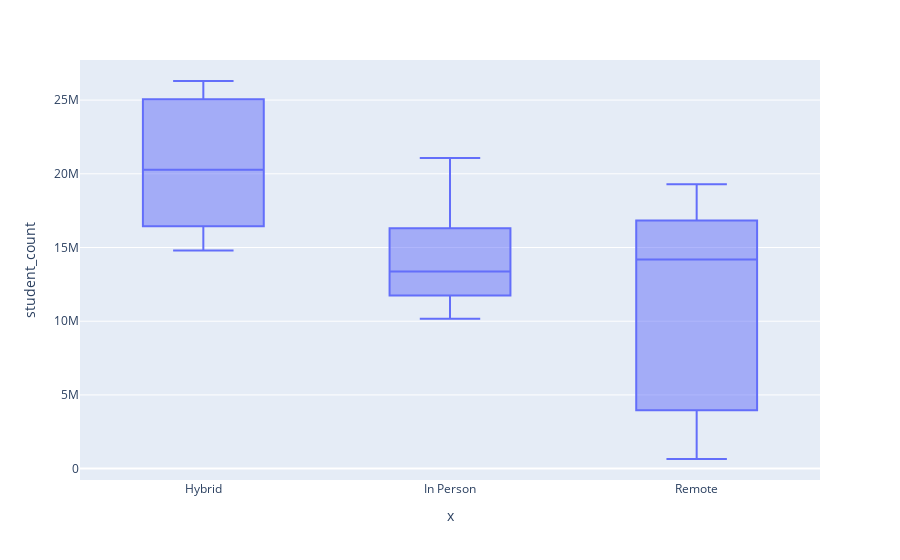

Notebook source saved alongside this figure:
### Markdown cell above
### 5. Boxplot

### Code cell
data5 = ds[['learning_modality', 'week', 'student_count']].groupby(['learning_modality', 'week']).sum()

print(data5)

print(data5.index.get_level_values(0))

fig = px.box(data5, x=data5.index.get_level_values(0), y=data5['student_count'])
fig.show()

### Figure 1 — Plotly figure (JSON) as saved in the notebook; plotly's stock layout.template omitted (floating-point values rounded to 4 significant figures)
{"data": [{"alignmentgroup": "True", "hovertemplate": "x=%{x}<br>student_count=%{y}<extra></extra>", "legendgroup": "", "marker": {"color": "#636efa"}, "name": "", "notched": false, "offsetgroup": "", "orientation": "v", "showlegend": false, "type": "box", "x": ["Hybrid", "Hybrid", "Hybrid", "Hybrid", "Hybrid", "Hybrid", "Hybrid", "Hybrid", "Hybrid", "Hybrid", "Hybrid", "Hybrid", "Hybrid", "Hybrid", "Hybrid", "Hybrid", "Hybrid", "Hybrid", "Hybrid", "Hybrid", "Hybrid", "Hybrid", "Hybrid", "Hybrid", "Hybrid", "Hybrid", "Hybrid", "Hybrid", "Hybrid", "Hybrid", "Hybrid", "Hybrid", "Hybrid", "Hybrid", "Hybrid", "Hybrid", "Hybrid", "Hybrid", "Hybrid", "In Person", "In Person", "In Person", "In Person", "In Person", "In Person", "In Person", "In Person", "In Person", "In Person", "In Person", "In Person", "In Person", "In Person", "In Person", "In Person", "In Person", "In Person", "In Person", "In Person", "In Person", "In Person", "In Person", "In Person", "In Person", "In Person", "In Person", "In Person", "In Person", "In Person", "In Person", "In Person", "In Person", "In Person", "In Person", "In Person", "In Person", "In Person", "In Person", "Remote", "Remote", "Remote", "Remote", "Remote", "Remote", "Remote", "Remote", "Remote", "Remote", "Remote", "Remote", "Remote", "Remote", "Remote", "Remote", "Remote", "Remote", "Remote", "Remote", "Remote", "Remote", "Remote", "Remote", "Remote", "Remote", "Remote", "Remote", "Remote", "Remote", "Remote", "Remote", "Remote", "Remote", "Remote", "Remote", "Remote", "Remote", "Remote"], "x0": " ", "xaxis": "x", "y": [16553798, 18913274, 20267957, 20484469, 21836212, 22243876, 22302927, 23822520, 24887314, 25457568, 25957978, 25786179, 25926381, 25830217, 26295203, 26059393, 25664475, 25320443, 25106056, 24835421, 24510638, 24451696, 14789076, 15245737, 15361476, 15595038, 15579407, 16553672, 17579638, 18154283, 17807569, 17507124, 17411673, 16380110, 16408946, 16561625, 15762376, 15885966, 15710532, 10189531, 10173094, 11099302, 12476953, 12868486, 13374020, 13845573, 13670373, 13987280, 14505136, 15189535, 15964997, 16413045, 17385044, 18476462, 19210171, 19937310, 20473967, 20699609, 20902780, 21062135, 21065032, 11467638, 11358868, 11354396, 11528929, 11763968, 12592679, 12697967, 12573632, 13586266, 13726483, 13448540, 13350079, 11826314, 11821739, 11743665, 11429682, 11195921, 18310482, 16564646, 14326715, 12792798, 11108874, 10244310, 9655962, 8468990, 7132770, 6135059, 5006494, 4400981, 3819942, 3076062, 1555743, 1152199, 857054, 652808, 693475, 740500, 719351, 711985, 19297443, 19103711, 18892298, 18164118, 17320925, 16670694, 15447814, 14398680, 14298021, 14189024, 14924121, 15945261, 16718527, 16874232, 18028098, 18434978, 18339863], "y0": " ", "yaxis": "y"}], "layout": {"boxmode": "group", "legend": {"tracegroupgap": 0}, "margin": {"t": 60}, "xaxis": {"anchor": "y", "domain": [0, 1], "title": {"text": "x"}}, "yaxis": {"anchor": "x", "domain": [0, 1], "title": {"text": "student_count"}}}}
